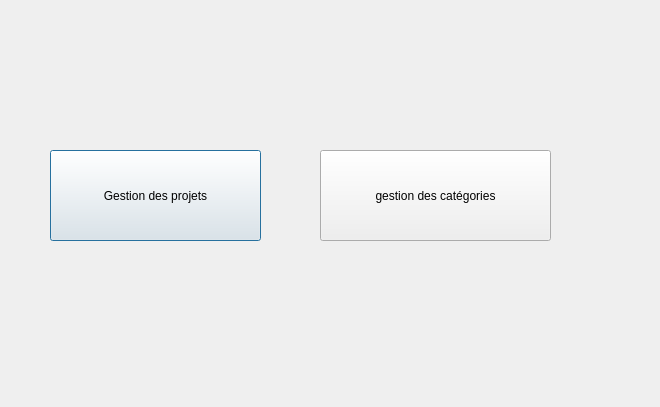
<?xml version="1.0" encoding="UTF-8"?>
<ui version="4.0">
 <class>Acceuil</class>
 <widget class="QDialog" name="Acceuil">
  <property name="geometry">
   <rect>
    <x>0</x>
    <y>0</y>
    <width>660</width>
    <height>407</height>
   </rect>
  </property>
  <property name="windowTitle">
   <string>Dialog</string>
  </property>
  <widget class="QPushButton" name="btn_projets">
   <property name="geometry">
    <rect>
     <x>50</x>
     <y>150</y>
     <width>211</width>
     <height>91</height>
    </rect>
   </property>
   <property name="text">
    <string>Gestion des projets</string>
   </property>
  </widget>
  <widget class="QPushButton" name="btn_categorie">
   <property name="geometry">
    <rect>
     <x>320</x>
     <y>150</y>
     <width>231</width>
     <height>91</height>
    </rect>
   </property>
   <property name="text">
    <string>gestion des catégories</string>
   </property>
  </widget>
 </widget>
 <resources/>
 <connections/>
</ui>
